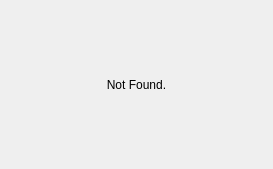
<?xml version="1.0" encoding="UTF-8"?>
<ui version="4.0">
 <class>SearchContactResultForm</class>
 <widget class="QWidget" name="SearchContactResultForm">
  <property name="geometry">
   <rect>
    <x>0</x>
    <y>0</y>
    <width>273</width>
    <height>169</height>
   </rect>
  </property>
  <property name="windowTitle">
   <string>Form</string>
  </property>
  <property name="styleSheet">
   <string notr="true"/>
  </property>
  <layout class="QVBoxLayout" name="verticalLayout">
   <property name="leftMargin">
    <number>0</number>
   </property>
   <property name="topMargin">
    <number>0</number>
   </property>
   <property name="rightMargin">
    <number>0</number>
   </property>
   <property name="bottomMargin">
    <number>0</number>
   </property>
   <item>
    <widget class="QStackedWidget" name="stackedWidget">
     <property name="sizePolicy">
      <sizepolicy hsizetype="Ignored" vsizetype="Ignored">
       <horstretch>0</horstretch>
       <verstretch>0</verstretch>
      </sizepolicy>
     </property>
     <property name="styleSheet">
      <string notr="true">QStackedWidget &gt; QWidget {
	background-color: #fafafa;
}
</string>
     </property>
     <property name="currentIndex">
      <number>1</number>
     </property>
     <widget class="QWidget" name="page">
      <layout class="QVBoxLayout" name="verticalLayout_2">
       <property name="leftMargin">
        <number>0</number>
       </property>
       <property name="topMargin">
        <number>0</number>
       </property>
       <property name="rightMargin">
        <number>0</number>
       </property>
       <property name="bottomMargin">
        <number>0</number>
       </property>
       <item>
        <widget class="QListView" name="listView_local"/>
       </item>
      </layout>
     </widget>
     <widget class="QWidget" name="page_2">
      <layout class="QVBoxLayout" name="verticalLayout_3">
       <property name="leftMargin">
        <number>0</number>
       </property>
       <property name="topMargin">
        <number>0</number>
       </property>
       <property name="rightMargin">
        <number>0</number>
       </property>
       <property name="bottomMargin">
        <number>0</number>
       </property>
       <item>
        <widget class="QLabel" name="label_hint">
         <property name="text">
          <string>Not Found.</string>
         </property>
         <property name="alignment">
          <set>Qt::AlignCenter</set>
         </property>
        </widget>
       </item>
      </layout>
     </widget>
     <widget class="QWidget" name="page_3">
      <layout class="QVBoxLayout" name="verticalLayout_4">
       <property name="leftMargin">
        <number>0</number>
       </property>
       <property name="topMargin">
        <number>0</number>
       </property>
       <property name="rightMargin">
        <number>0</number>
       </property>
       <property name="bottomMargin">
        <number>0</number>
       </property>
       <item>
        <widget class="QLabel" name="label_2">
         <property name="minimumSize">
          <size>
           <width>0</width>
           <height>20</height>
          </size>
         </property>
         <property name="text">
          <string>Network search result:</string>
         </property>
         <property name="alignment">
          <set>Qt::AlignCenter</set>
         </property>
        </widget>
       </item>
       <item>
        <widget class="QListView" name="listView_network">
         <property name="sizePolicy">
          <sizepolicy hsizetype="Expanding" vsizetype="MinimumExpanding">
           <horstretch>0</horstretch>
           <verstretch>0</verstretch>
          </sizepolicy>
         </property>
        </widget>
       </item>
      </layout>
     </widget>
    </widget>
   </item>
  </layout>
 </widget>
 <resources/>
 <connections/>
</ui>
